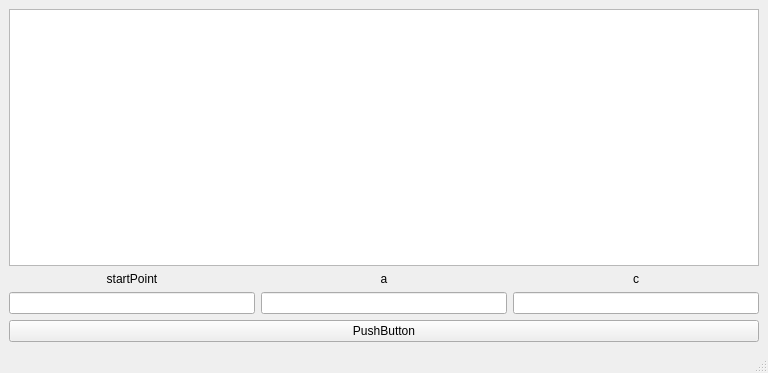
<?xml version="1.0" encoding="UTF-8"?>
<ui version="4.0">
 <class>MainWindow</class>
 <widget class="QMainWindow" name="MainWindow">
  <property name="geometry">
   <rect>
    <x>0</x>
    <y>0</y>
    <width>768</width>
    <height>373</height>
   </rect>
  </property>
  <property name="windowTitle">
   <string>MainWindow</string>
  </property>
  <widget class="QWidget" name="centralwidget">
   <layout class="QGridLayout" name="gridLayout">
    <item row="0" column="0">
     <layout class="QVBoxLayout" name="verticalLayout_2">
      <item>
       <widget class="QGraphicsView" name="graphicsView"/>
      </item>
      <item>
       <layout class="QVBoxLayout" name="verticalLayout_4">
        <item>
         <layout class="QGridLayout" name="gridLayout_3">
          <item row="1" column="2">
           <widget class="QLineEdit" name="lineEdit_3"/>
          </item>
          <item row="1" column="0">
           <widget class="QLineEdit" name="lineEdit">
            <property name="alignment">
             <set>Qt::AlignCenter</set>
            </property>
           </widget>
          </item>
          <item row="1" column="1">
           <widget class="QLineEdit" name="lineEdit_2"/>
          </item>
          <item row="0" column="2">
           <widget class="QLabel" name="label_3">
            <property name="text">
             <string>c</string>
            </property>
            <property name="alignment">
             <set>Qt::AlignCenter</set>
            </property>
           </widget>
          </item>
          <item row="0" column="1">
           <widget class="QLabel" name="label_2">
            <property name="text">
             <string>a</string>
            </property>
            <property name="alignment">
             <set>Qt::AlignCenter</set>
            </property>
           </widget>
          </item>
          <item row="0" column="0">
           <widget class="QLabel" name="label">
            <property name="text">
             <string>startPoint</string>
            </property>
            <property name="alignment">
             <set>Qt::AlignCenter</set>
            </property>
           </widget>
          </item>
         </layout>
        </item>
        <item>
         <widget class="QPushButton" name="pushButton">
          <property name="text">
           <string>PushButton</string>
          </property>
         </widget>
        </item>
       </layout>
      </item>
      <item>
       <layout class="QFormLayout" name="formLayout"/>
      </item>
     </layout>
    </item>
   </layout>
  </widget>
  <widget class="QMenuBar" name="menubar">
   <property name="geometry">
    <rect>
     <x>0</x>
     <y>0</y>
     <width>768</width>
     <height>22</height>
    </rect>
   </property>
  </widget>
  <widget class="QStatusBar" name="statusbar"/>
 </widget>
 <resources/>
 <connections/>
</ui>
